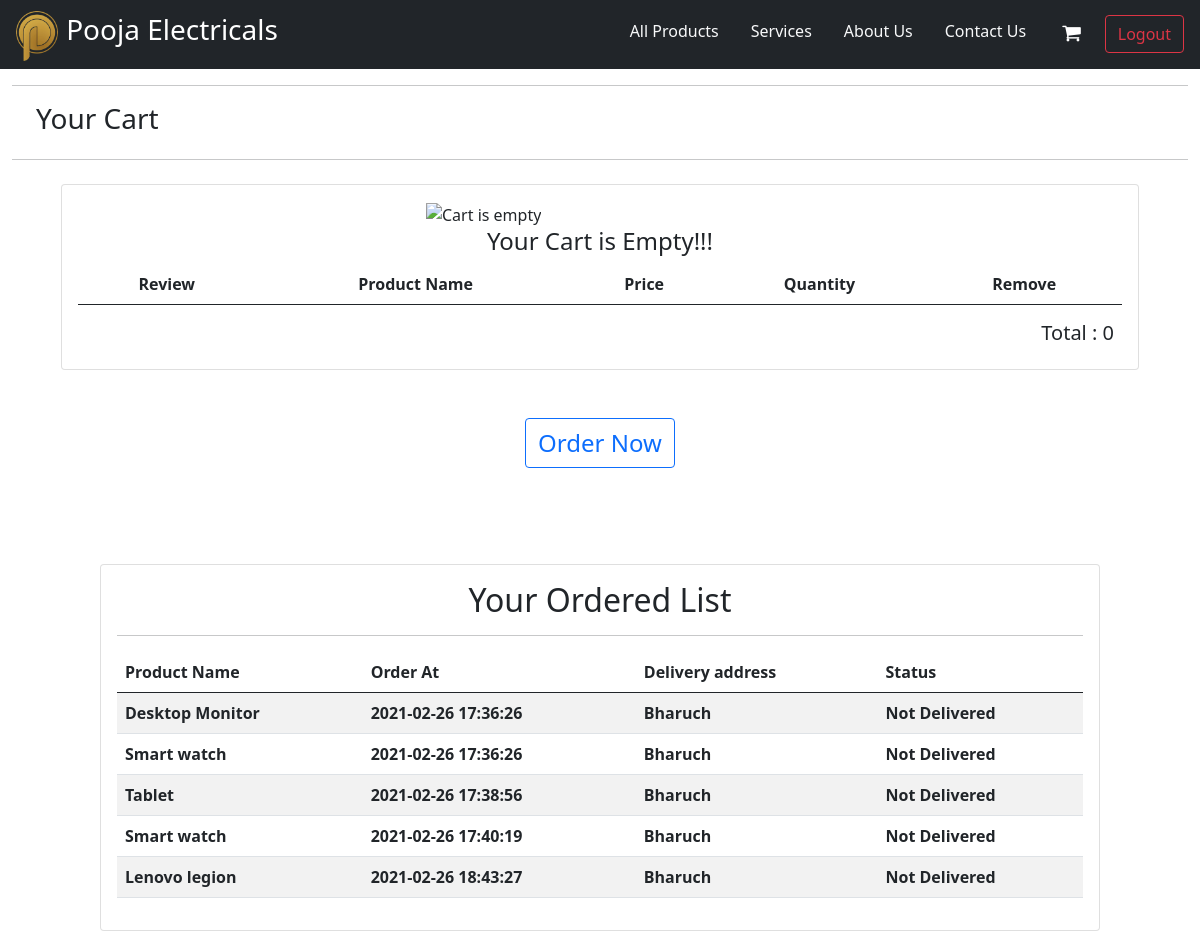
/user/cart.php (signed in), run on an earlier commit of the app's database.
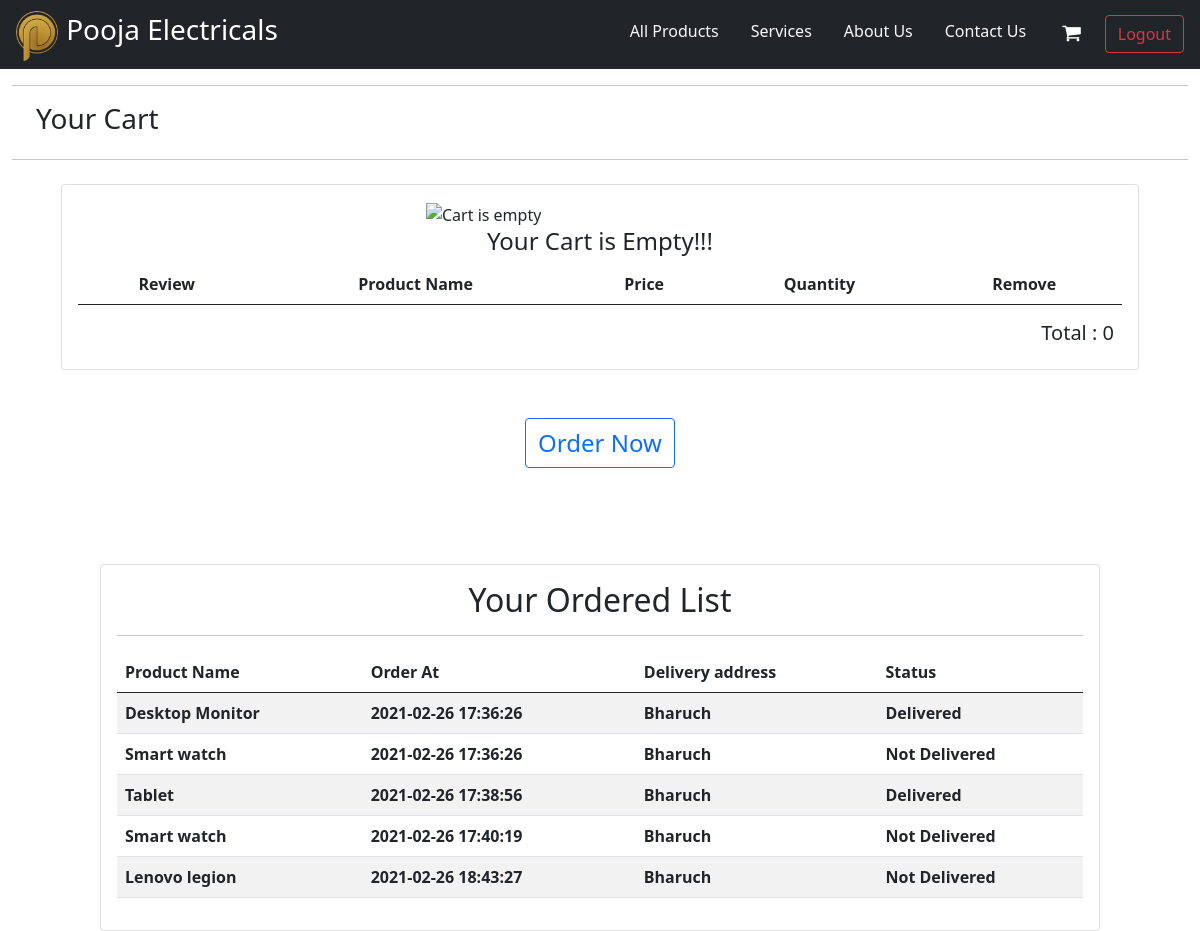
And on a later commit of the database.
### tables this page shows
CREATE TABLE `ordered_products` (
  `id` int(11) NOT NULL,
  `o_id` int(8) NOT NULL,
  `p_id` int(8) NOT NULL,
  `status` text NOT NULL DEFAULT 'Not Delivered'
);

CREATE TABLE `product_details` (
  `p_id` int(10) NOT NULL,
  `p_name` text NOT NULL,
  `description` text NOT NULL,
  `p_img` text NOT NULL,
  `price` double NOT NULL,
  `stock` int(30) NOT NULL,
  `c_id` int(11) NOT NULL,
  `b_id` int(11) NOT NULL
);

CREATE TABLE `order_details` (
  `o_id` int(8) NOT NULL,
  `u_id` int(8) NOT NULL,
  `total_amount` double NOT NULL,
  `shipping_address` varchar(300) NOT NULL,
  `ordered_at` timestamp NOT NULL DEFAULT current_timestamp()
);

### env.php (called while the page is built)
<?php
    $app_name = "Pooja Electricals";
?>

### user/cart.php (the view, shortened to what this page needs)
<?php
    include './top.php';
    $useremail = $_SESSION['useremail'];
?>
<?php
    $query = "SELECT u_id, address FROM users  WHERE  email = '".$useremail."'" ;
    $res = mysqli_query($conn,$query);
    $r = mysqli_fetch_assoc($res);
    $u_id = (int)$r['u_id'];
?>
<div class="container-fluid mt-3">
    <hr>
    <div class="row justify-content-between my-3">
        <div class="col-md-4 ms-4">
            <h3>Your Cart</h3>
        </div>
    </div>
    <hr>
    <div class="mt-4">
            <div class="card col-11 m-auto" >
                <div class="card-body">
                    <table class="table table-striped text-center" >
                        <thead>
                            <tr>
                                <th>Review</th>
                                <th>Product Name</th>
                                <th>Price</th>
                                <th>Quantity</th>
                                <th>Remove</th>
                            </tr>
                        </thead>
                        <tbody>
                        <?php
                            $total = 0;
                            if(isset($_SESSION['useremail'])){
                            $sql = "SELECT id,p_name,qty,p_img,price from cart_details as C,product_details as P,users as U where  C.p_id = P.p_id and U.u_id = C.u_id and is_in_cart = 'y' and U.email = '".$_SESSION['useremail']."'";
                            $res = mysqli_query($conn,$sql);
                            if (mysqli_num_rows($res) > 0) {
                                while( $v = mysqli_fetch_assoc($res)){
                                    $totalPerProduct = $v['price'] * $v['qty'];
                                    $total += $totalPerProduct;
                        ?>
                            <tr>
                                <td><img src="<?= "../img/". $v['p_img']  ?>" alt="product image" width="60px" height="60px"></td>
                                <th><?= $v['p_name'] ?></th>
                                <th><?= $v['price'] ?></th>
                                <th><?= $v['qty'] ?></th>
                                <th><a href="./remove_product.php?index=<?= $v['id'] ?>" class="btn btn-outline-danger"> <i class="fa fa-remove" aria-hidden="true"></i> </a></th>
                            </tr>
                            <?php
                                }
                            }
                            else{
                            ?>
                                <div class="col-4 m-auto" >
                                        <img src="../img/emptyCart" alt="Cart is empty" height="300px" srcset="">
                                        <h4 class="text-center">Your Cart is Empty!!!</h4>
                                </div>
                            <?php
                            }
                        }
                            ?>
                        </tbody>
                    </table>
                    <div class="mt-3">
                            <h5 class="text-end pe-2">Total : <?= $total?></h5>
                    </div>
                </div>
        </div>
    </div>
    <div class="justify-content-center d-flex">
    <form action="" method="post">
        <button type="submit" name="order" class="btn btn-outline-primary my-5 m-auto fs-4">Order Now</button>
    </form>
    </div>
</div>
<div class="card col-md-10 col-xl-10 col-sm-11 m-auto mt-5" >
  <div class="card-body">
    <?php
         $query = "SELECT * FROM order_details WHERE u_id = ".$u_id;
         $res = mysqli_query($conn,$query);
          if (mysqli_num_rows($res) > 0) {
    ?>
     <div class="text-center">
        <h2>Your Ordered List</h2><hr>
    </div>
    <table class="table table-striped" >
        <thead>
            <tr>
                <th>Product Name</th>
                <th>Order At</th>
                <th>Delivery address </th>
                <th>Status</th>
            </tr>
        </thead>
        <tbody>
        <?php
             while($r = mysqli_fetch_assoc($res)){
                $order_query = "SELECT * FROM ordered_products WHERE o_id = ".$r['o_id'] ;
                $res1 = mysqli_query($conn,$order_query);
                while($r2 = mysqli_fetch_assoc($res1)){
                $product_query = "SELECT * FROM product_details WHERE p_id = ".$r2['p_id'] ;
                $res3 = mysqli_query($conn,$product_query);
                $p = mysqli_fetch_assoc($res3);
        ?>
            <tr>
                <th><?= $p['p_name'] ?></th>
                <th><?= $r['ordered_at'] ?></th>
                <th><?= $r['shipping_address'] ?></th>
                <th><?= $r2['status']?></th>
            </tr>
            <?php
                }
             }
            }else{
                echo "
                    <div  class='text-center'><p' class='text-center text-success '> You haven't ordered any product yet!</p></div>
                ";
            }
            ?>
        </tbody>
    </table>
  </div>
</div>

### user/top.php (shortened to what this page needs)
<?php
  include '../env.php';
?>
<!doctype html>
<html lang="en">
  <head>
    <link href="https://cdn.jsdelivr.net/npm/bootstrap@5.0.0-beta2/dist/css/bootstrap.min.css" rel="stylesheet">
    <link rel="stylesheet" href="https://cdnjs.cloudflare.com/ajax/libs/font-awesome/4.7.0/css/font-awesome.min.css">
    <link rel="stylesheet" href="../css/style.css">
  </head>
<body>
  <nav class="navbar navbar-dark bg-dark">
    <div class="container-fluid d-flex align-items-center">
       <div>
          <img src="./favicon.png" style="object-fit: contain;height: 50px;width: 50px;">
          <a class="navbar-brand fs-3 pt-2" href="../index.php"><?= $app_name ?></a>
       </div>
        <div>
          <ul class="nav text-light  justify-content-end">
              <li class="nav-item">
                  <a class="nav-link link-light " href="../index.php">All Products</a>
              </li>
              <li class="nav-item">
                  <a class="nav-link  link-light" href="#">Services</a>
              </li>
              <li class="nav-item">
                  <a class="nav-link  link-light" href="#">About Us</a>
              </li>
              <li class="nav-item">
                  <a class="nav-link  link-light" href="../contactus.php">Contact Us</a>
              </li>
              <?php
                  if (isset($_SESSION['useremail'] )) {
              ?>
              <li class="nav-item p-1 ">
                  <a class="" name="cart" href="./cart.php"><i class="fa fa-shopping-cart nav-link" style="color:white;font-size:20px" aria-hidden="true"></i></a>
              </li>
              <li class="nav-item p-1 ">
                  <a class="btn btn-outline-danger" name="logout" href="./logout.php">Logout</a>
              </li>
              <?php
                  }else{
              ?>
                <li class="nav-item p-1 ">
                  <a class="btn btn-outline-info"  href="./userLogin.php" >Log in</a>
                </li>
              <?php  } ?>
          </ul>
        </div>
    </div>
  </nav>

What changed in the data, as far as the page shows it:
changed ordered_products "Desktop Monitor": status "Not Delivered" → "Delivered"
changed ordered_products "Tablet": status "Not Delivered" → "Delivered"
